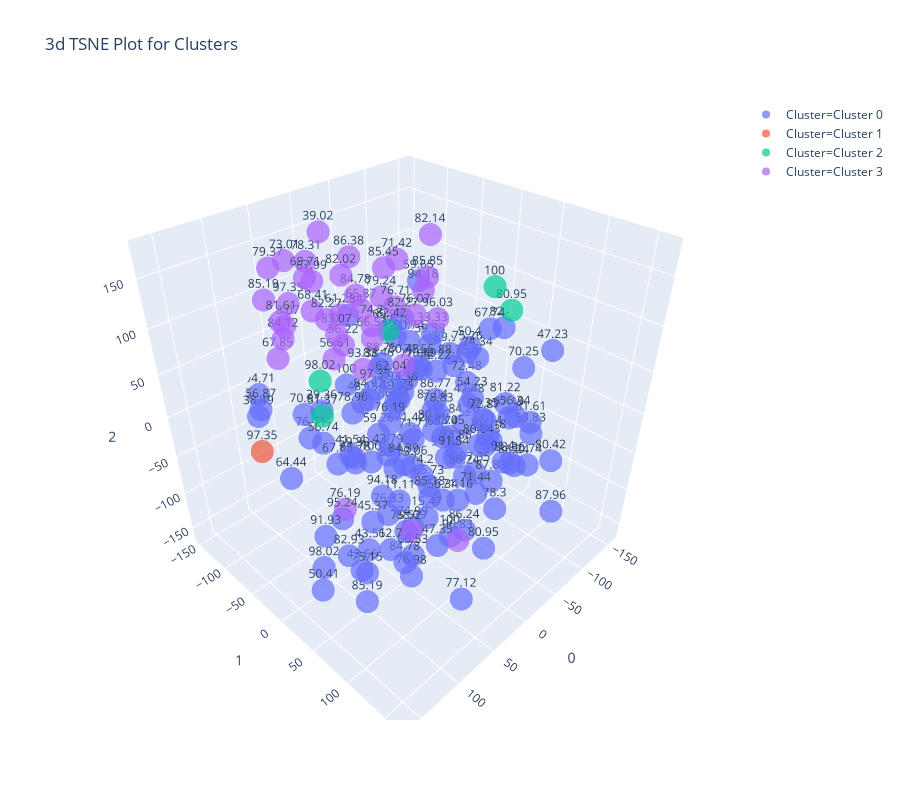

The code cell stored with this chart in its notebook:
### Code cell
plot_model(kmeans, plot = 'tsne',label=True,feature = 'stringency_index')
